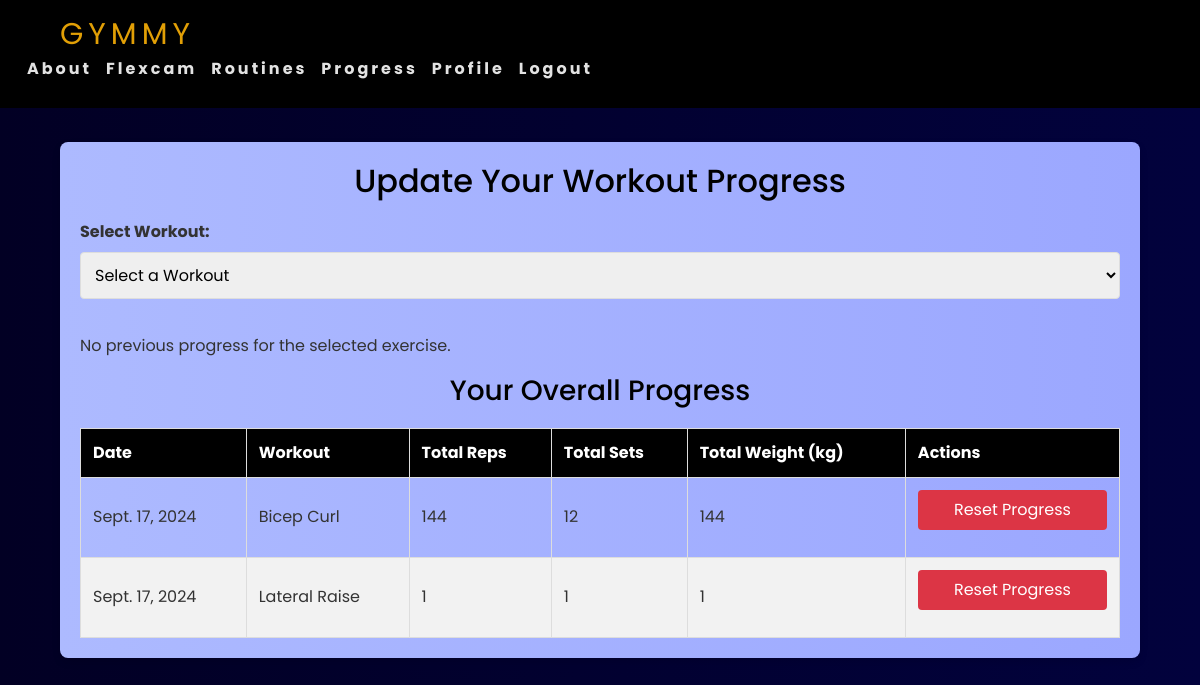
The app's page /progress/ (signed in) with its own data.
### gymmy/models.py (models this page shows, shortened)
class WorkoutProgress(models.Model):
    user = models.ForeignKey(User, on_delete=models.CASCADE, related_name='workout_progress')
    workout = models.ForeignKey('Workout', on_delete=models.CASCADE, related_name='progress')
    exercise = models.ForeignKey('WorkoutExercise', on_delete=models.CASCADE, related_name='exercise_progress', null=True, blank=True)
    date = models.DateField(default=timezone.now)
    total_reps = models.PositiveIntegerField(default=0)
    total_sets = models.PositiveIntegerField(default=0)
    total_weight = models.DecimalField(max_digits=10, decimal_places=2, default=0.00)
    single_weight = models.DecimalField(max_digits=10, decimal_places=2, default=0.00)
    single_reps = models.PositiveIntegerField(default=0)

### gymmy/views.py (the view, shortened to what this page needs)
# urls.py: path('progress/',views.progress_tracker, name="progress"),
@login_required
def progress_tracker(request):
    workouts = Workout.objects.filter(user=request.user)
    routines = []
    selected_workout = None
    selected_exercise_id = request.POST.get('exercise_id')
    exercise_progresses = []
    selected_workout_id = request.POST.get('workout_id')
    progresses = WorkoutProgress.objects.filter(user=request.user).values('date', 'exercise__routine__routine').annotate(
        total_reps=Sum('total_reps'),
        total_sets=Sum('total_sets'),
        total_weight=Sum('total_weight')
    ).order_by('-date')
    return render(request, 'gymmy/progress.html', {
        'progresses': progresses,
        'workouts': workouts,
        'routines': routines,
        'selected_workout_id': selected_workout_id,
        'selected_workout': selected_workout,
        'exercise_progresses': exercise_progresses,
        'selected_exercise_id': selected_exercise_id,
    })

### gymmy/templates/gymmy/progress.html (shortened to what this page needs)
{% extends 'gymmy/base.html' %}
{% load static %}
{% block css %}
<link rel="stylesheet" href="{% static 'css/progress.css' %}">
{% endblock %}
{% block content %}
<div class="container">
    <h2>Update Your Workout Progress</h2>
    <form method="POST">
        <label for="workout">Select Workout:</label>
        <select name="workout_id" required onchange="this.form.submit()">
            <option value="">Select a Workout</option>
        </select>
    </form>
    {% if exercise_progresses %}
    <h4>Previous Progress for Selected Exercise</h4>
    <table>
        <thead>
            <tr>
                <th>Date</th>
                <th>Reps/Set</th>
                <th>Total Sets</th>
                <th>Single Weight (kg)</th>
            </tr>
        </thead>
        <tbody>
            {% for progress in exercise_progresses %}
            <tr>
                <td>{{ progress.date }}</td>
                <td>{{ progress.single_reps }}</td>
                <td>{{ progress.total_sets }}</td>
                <td>{{ progress.single_weight }}</td>
            </tr>
            {% endfor %}
        </tbody>
    </table>
    {% else %}
    <p>No previous progress for the selected exercise.</p>
    {% endif %}
    <h3>Your Overall Progress</h3>
    {% if progresses %}
    <table>
        <thead>
            <tr>
                <th>Date</th>
                <th>Workout</th>
                <th>Total Reps</th>
                <th>Total Sets</th>
                <th>Total Weight (kg)</th>
                <th>Actions</th>
            </tr>
        </thead>
        <tbody>
            {% for progress in progresses %}
            <tr>
                <td>{{ progress.date }}</td>
                <td>{{ progress.exercise__routine__routine }}</td>
                <td>{{ progress.total_reps }}</td>
                <td>{{ progress.total_sets }}</td>
                <td>{{ progress.total_weight }}</td>
                <td>
                    <form action="{% url 'reset_progress' date=progress.date exercise_routine=progress.exercise__routine__routine %}" method="POST" style="display:inline;">
                        <button type="submit" class="btn-reset">Reset Progress</button>
                    </form>
                </td>
            </tr>
            {% endfor %}
        </tbody>
    </table>
    {% else %}
    <p>No progress recorded yet. Start by updating your progress for a workout.</p>
    {% endif %}
</div>
{% endblock %}

### gymmy/static/css/base.css (style rules this page uses)
* { padding: 0; margin: 0; box-sizing: border-box; }

### gymmy/static/css/profile.css (style rules this page uses)
* { margin: 0; padding: 0; box-sizing: border-box; font-family: "Poppins", sans-serif; }

### gymmy/static/css/progress.css (style rules this page uses)
* { margin: 0; padding: 0; box-sizing: border-box; }
.container { width: 90%; max-width: 1200px; margin: 100px auto; padding: 20px; background: linear-gradient(90deg, rgba(173, 186, 255, 1) 0%, rgba(155, 167, 255, 1) 100%, rgba(204, 237, 255, 1) 100%); border-radius: 8px; box-shadow: 0 4px 8px rgba(0, 0, 0, 0.1); }
h2, h3, h4 { text-align: center; margin-bottom: 20px; color: #000000; }
form { margin-bottom: 20px; }
label { display: block; margin-bottom: 8px; font-weight: bold; }
select, input[type="number"], button { width: 100%; padding: 10px; margin-bottom: 15px; border: 1px solid #ddd; border-radius: 4px; transition: border-color 0.3s ease-in-out; }
button { background-color: #28a745; color: #fff; border: none; cursor: pointer; transition: background-color 0.3s ease; }
.btn-reset { background-color: #dc3545; color: #fff; padding: 8px 12px; border: none; border-radius: 4px; cursor: pointer; transition: background-color 0.3s ease; }
table { width: 100%; border-collapse: collapse; margin-top: 20px; }
thead { background-color: #000000; color: white; }
thead th, tbody td { padding: 12px; text-align: left; border: 1px solid #ddd; }
tbody tr:nth-child(even) { background-color: #f2f2f2; }

### records on screen
WorkoutProgress: date "Sept. 17, 2024", exercise__routine__routine "Bicep Curl", total_reps "144", total_sets "12", total_weight "144"

### other values on screen
{{ progress.date }} "Sept. 17, 2024"
{{ progress.exercise__routine__routine }} "Lateral Raise"
{{ progress.total_reps }} "1"
{{ progress.total_sets }} "1"
{{ progress.total_weight }} "1"
